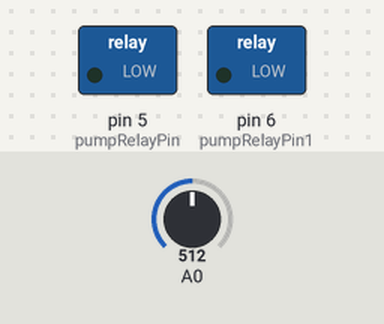
Recording of a sketch running on a simulated Arduino Uno, built with avr-gcc and run on an emulated ATmega328P. Parts: switched loads named in the sketch (green lamp = pin HIGH). The test bench sets the inputs (shaded band); at power-on: A0 = 512. What the sketch prints to the serial monitor is not drawn.

Above: at 1.7 s.
1.8 s: A0 set to 487
At 14.4 s:
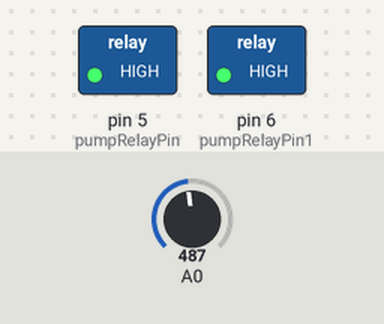
14.7 s: A0 set to 510
At 22.2 s:
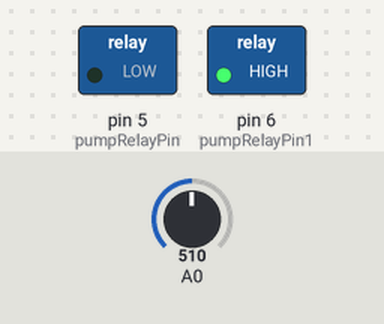
22.5 s: A0 set to 490
At 30.1 s:
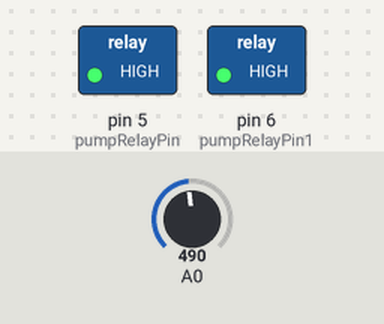
Timing chart, 0 to 31.6 s (numbered marks = the images above; inputs shaded):
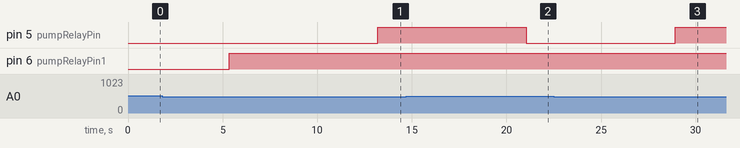

Measured:
- the behaviour switches between 501 and 500 on A0 (found by bisection; images 0 and 1)
- after the input at 1.8 s, pin 5 (pumpRelayPin): LOW → HIGH after 11.4 s
- after the input at 14.7 s, pin 5 (pumpRelayPin): HIGH → LOW after 6.4 s
- after the input at 22.5 s, pin 5 (pumpRelayPin): LOW → HIGH after 6.4 s

The sketch:

Sensor_Configure.ino
```cpp
#include <SoftwareSerial.h>
int hum,val1,val2,vl3;
const byte nitro[] = {0x01,0x03, 0x00, 0x1e, 0x00, 0x01, 0xe4, 0x0c};
const byte phos[] = {0x01,0x03, 0x00, 0x1f, 0x00, 0x01, 0xb5, 0xcc};
const byte pota[] = {0x01,0x03, 0x00, 0x20, 0x00, 0x01, 0x85, 0xc0};
const int moistureThreshold = 500;
const int pumpRelayPin = 5;
const int pumpRelayPin1 = 6;
const int nutrientThreshold= 200;
byte NitrogenValues[8];
byte PhosphorousValues[8];
byte PotassiumValues[8];
SoftwareSerial bluetooth(0, 1);
SoftwareSerial mod(2, 3);
//SoftwareSerial bt(0, 1);
void setup() {
  //pinMode(3, OUTPUT);
  // put your setup code here, to run once:
  Serial.begin(9600);
//   bt.begin(9600);
  pinMode(pumpRelayPin, OUTPUT);
    pinMode(pumpRelayPin1, OUTPUT);
   bluetooth.begin(9600);
  mod.begin(4800);
  delay(500);

 // digitalWrite(pumpRelayPin, HIGH);
 // digitalWrite(pumpRelayPin1, HIGH);

}

void loop() {
  // put your main code here, to run repeatedly:
   hum = analogRead(A0);
   int thresh[4];
   byte val1, val2, val3;
  val1 = nitrogen();
  delay(1500);
  val2 = phosphorous();
  delay(1500);
  val3 = potassium();
  delay(1500);
//int hum_thr,nit_thr;
 //if (bluetooth.available()) {
 //   String receivedText = bluetooth.readStringUntil('\n');
 //   Serial.println( receivedText);

    // if (receivedText.length() > 0) {
    //   // Process received text
    //  Serial.println( receivedText);

      // Parse received values
      ////int values[4];
    //  char *token = strtok((char *)receivedText.c_str(), ",");
      //int i = 0;

//       while (token != NULL && i < 4) {
//         values[i++] = atoi(token);
//         token = strtok(NULL, ",");
//       }
// //int j=0;
//       // Print parsed values
//       //Serial.println("Parsed values:");
//       for (int j = 0; j < 4; j++) {
//         //Serial.print("Value ");
//        // Serial.print(j + 1);
//        // Serial.print(": ");
//        Serial.println(values[j]);
//        thresh[j]=values[j];

//       // Clear the received text (optional)
//       receivedText = "";
//     }
 // }
  // Your other code here
 //


//  Serial.print("Soil Moisture Level: ");
//  Serial.println(temp);
   Serial.print((int)hum);
  if ((int)hum > moistureThreshold) {
    // If below threshold, turn on the pump and nutrient relays
    digitalWrite(pumpRelayPin, LOW);
    //delay(2000);
   // digitalWrite(pumpRelayPin, HIGH);
    //delay(3000);
   }
//   // else if((int)hum < thresh[0]){
//   // digitalWrite(pumpRelayPin, HIGH);
//   // }
  else {
    // If above threshold, turn off the pump and nutrient relays
    digitalWrite(pumpRelayPin, HIGH);
  }
   Serial.print(";");
// // //
 if ((int)val1 < nutrientThreshold) {
    // If below threshold, turn on the pump and nutrient relays
    digitalWrite(pumpRelayPin1, LOW);
    //  delay(2000);
    // digitalWrite(pumpRelayPin1, HIGH);
    // delay(3000);
  }
  else {
    // If above threshold, turn off the pump and nutrient relays
    digitalWrite(pumpRelayPin1, HIGH);
  }


  // if ((int)hum > 0) {
  //   // If below threshold, turn on the pump and nutrient relays
  //   digitalWrite(pumpRelayPin, LOW);
  // }
  // if ((int)val1 < nutrientThreshold) {
  //   // If below threshold, turn on the pump and nutrient relays
  //   digitalWrite(pumpRelayPin1, LOW);

  //  }
  // delay(4000);
  // digitalWrite(pumpRelayPin, HIGH);
  // delay(100);
  // digitalWrite(pumpRelayPin1, HIGH);
  // delay(4000);

  // digitalWrite(pumpRelayPin, LOW);
  // delay(100);
  // digitalWrite(pumpRelayPin1, LOW);
  // delay(4000);

  //  digitalWrite(pumpRelayPin, HIGH);
  // delay(100);
  // digitalWrite(pumpRelayPin1, HIGH);
  // delay(4000);

//  // Serial.print("Nitrogen: ");
  Serial.print((int)val1);
  Serial.print(";");

// //Serial.print("Phosphorous: ");
  Serial.print((int)val2);
 Serial.print(";");

//   //Serial.print("Potassium: ");
  Serial.print((int)val3);
  Serial.print(";");

   delay(3000);
}


byte nitrogen() {
  mod.write(nitro, 8);
  delay(100);
  //if(mod.write(nitro,sizeof(nitro))==8){
  for (byte i = 0; i < 7; i++) {
    NitrogenValues[i] = mod.read();
//    Serial.print(NitrogenValues[i], HEX);
  }
//  Serial.println();

  return NitrogenValues[4];
}

byte phosphorous() {
  mod.write(phos, 8);
  delay(100);
 // if(mod.write(phos,sizeof(phos))==8){
  for (byte i = 0; i < 7; i++) {
    PhosphorousValues[i] = mod.read();
//    Serial.print(PhosphorousValues[i], HEX);
  }
//  Serial.println();

  return PhosphorousValues[4];
}

byte potassium() {
  mod.write(pota, 8);
  delay(100);
  //if(mod.write(pota,sizeof(pota))==8){
  for (byte i = 0; i < 7; i++) {
    PotassiumValues[i] = mod.read();
//    Serial.print(PotassiumValues[i], HEX);
  }
//  Serial.println();

  return PotassiumValues[4];
}
```
